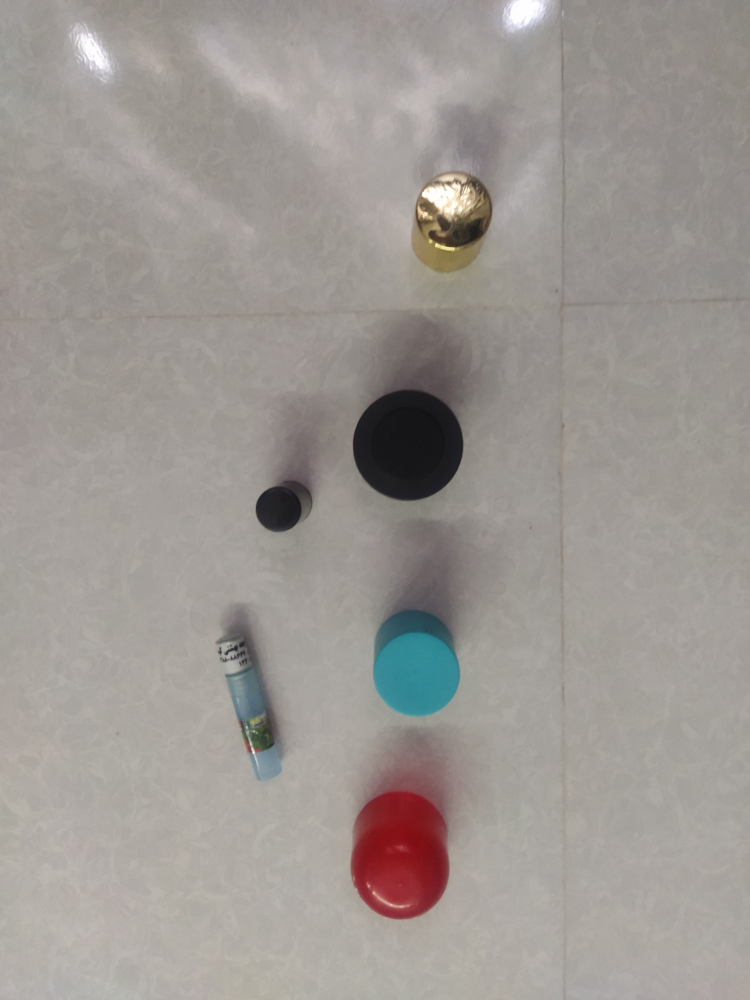
#> input picture pptObjectPlacement/img samples/03.jpg, 3000 x 4000 px, given in place of the camera (shown at 1/4 size)
$ python main.py
#> lines starting #> are read from the running program, lines starting #| are printed output that depends on the picture; after the words box and inside, x2 and y2 are one past the last pixel; in counts of white or black regions, pixels touching at a corner belong together
from matplotlib import pyplot as plt
import time
import cv2
import numpy as np

def preprocess_frame(frame):
    frame = cv2.flip(frame, 1)
    frame = cv2.cvtColor(frame, cv2.COLOR_BGR2GRAY)
    #return cv2.resize(frame, (1920, 1080), interpolation= cv2.INTER_AREA)
    return frame

def median_adaptive_th(frame):
    #blur = cv2.fastNlMeansDenoising(frame, 7, 21)
    blur = cv2.medianBlur(frame, 11)
    #blur = cv2.GaussianBlur(frame, (7, 7), 13)
    median_adaptive_th = cv2.adaptiveThreshold(blur, 255, cv2.ADAPTIVE_THRESH_GAUSSIAN_C,
                                    cv2.THRESH_BINARY, 11, 7)
    return median_adaptive_th

def median_th(frame):
    blur = cv2.medianBlur(frame, 11)
    median_th =  cv2.threshold(blur, 100, 255,
                                    cv2.THRESH_BINARY+cv2.THRESH_OTSU)[1]
    return median_th

def get_contours(frame):
    contours, _ = cv2.findContours(frame, cv2.RETR_TREE, cv2.CHAIN_APPROX_SIMPLE)
    return contours

def draw_contour(frame, contours):
    for cont in contours:
        cv2.drawContours(frame, cont, -1, (255, 0, 255), 2)
        (x,y,w,h) = cv2.boundingRect(cont)
        cv2.rectangle(frame, (x, y), (x+w, y+h), (10,0,10), 2)
    return frame


try:
    cap = cv2.VideoCapture(0)
    #cap.set(3, 1920)
    #cap.set(4, 1080)
except:
    print("Can't read video frame.")

while True:
#---------- BEGINING TO READ
    _, frame = cap.read()
#> frame is the input picture: shape (4000, 3000, 3); mean B, G, R 147.2, 151.7, 157.3

    # -- -- -- BEGINING TO DO COMPUTING ON FRAMES
    begin = time.time()

    # -- -- -- create a copy from original frame  for illustration purposes
    original_frame = cv2.flip(frame.copy() ,1)
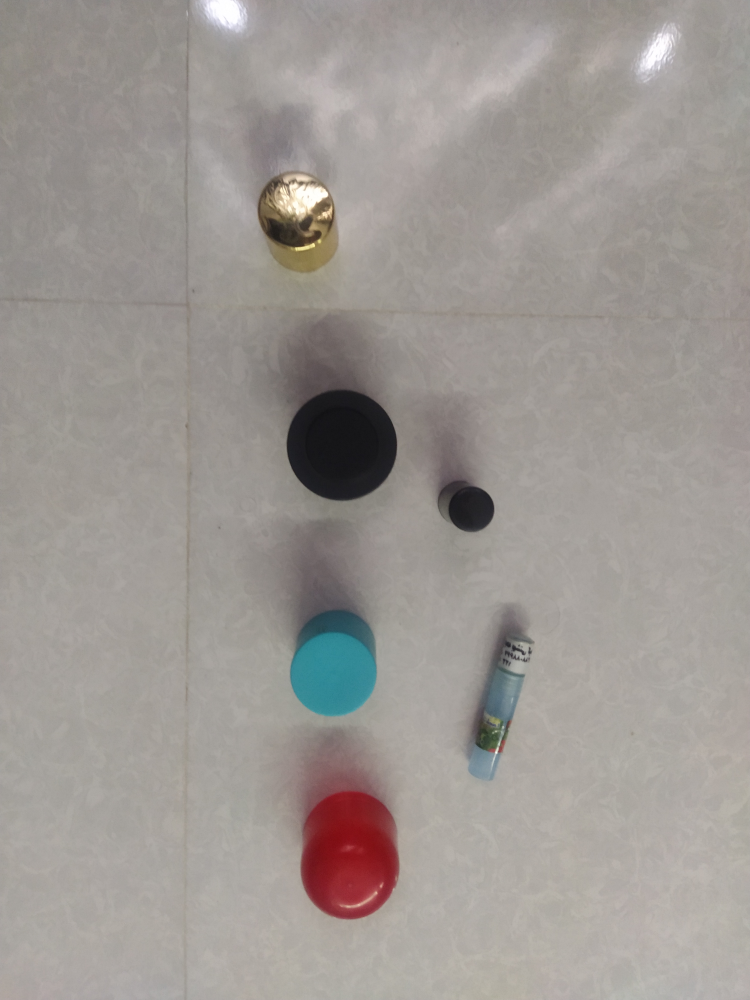
#> original_frame: shape (4000, 3000, 3) (shown at 1/4 size); mean B, G, R 147.2, 151.7, 157.3

    # -- -- -- preprocess frames (fliping, bgr2gray, resize)
    frame = preprocess_frame(frame)
#> in preprocess_frame, `frame = cv2.cvtColor(frame, cv2.COLOR_BGR2GRAY)`:
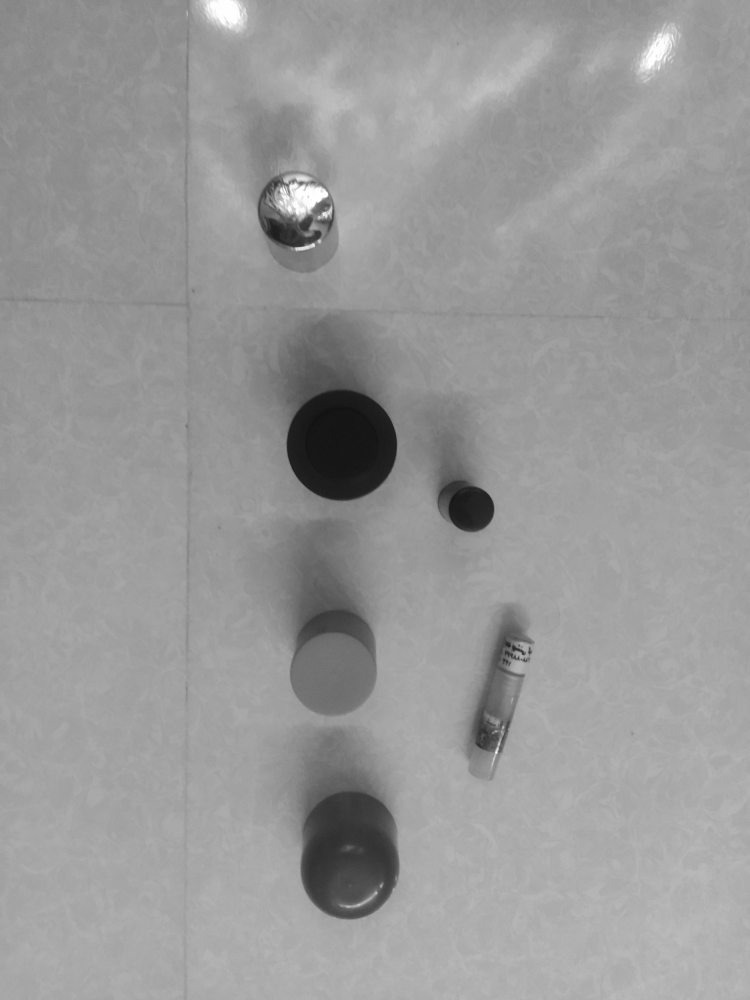
#> frame: shape (4000, 3000) (shown at 1/4 size); min 13, max 255, mean 152.8

    # -- -- -- blur the frame and get a threshold
    threshold = median_th(frame)
#> in median_th, `median_th =  cv2.threshold(blur, 100, 255, cv2.THRESH_BINARY+cv2.THRES..`:
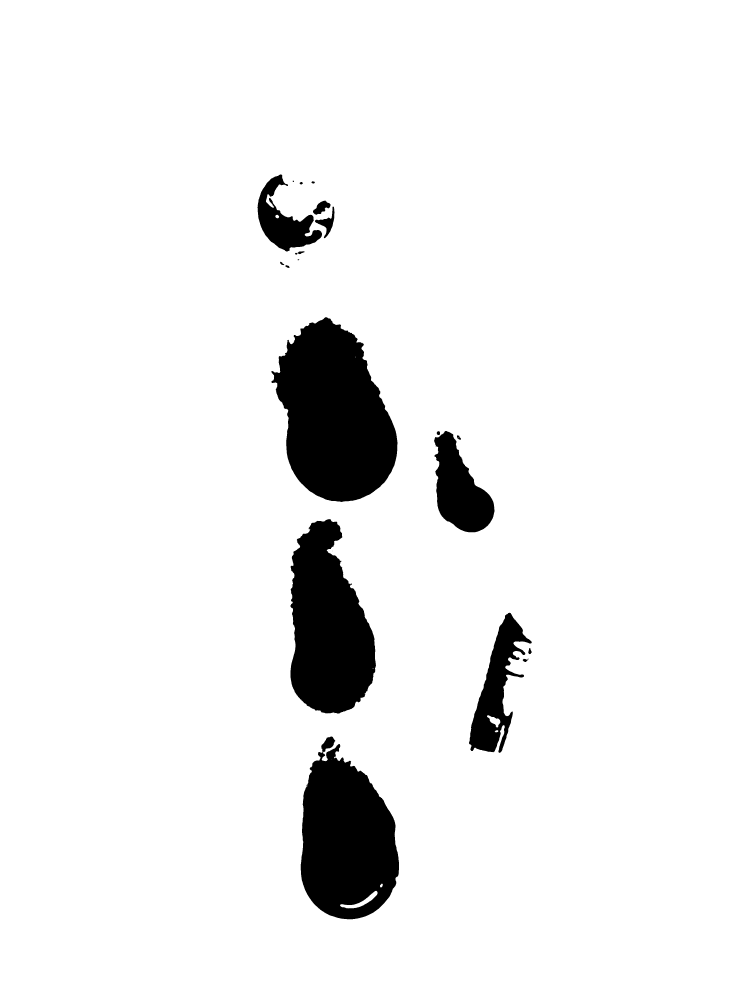
#> median_th: shape (4000, 3000) (shown at 1/4 size); 93.4% white; 23 black regions (5 under 20 px)
    #threshold = median_adaptive_th(frame)
    #cv2.imshow("Threshold", threshold)

    # -- -- -- extract contours from the thresholded frame
    #cntrs = get_contours(median_threshold)
    cntrs = get_contours(threshold)
#> in get_contours, `contours, _ = cv2.findContours(frame, cv2.RETR_TREE, cv2.CHAIN_APPROX_..`: contours = 38 contours, 13 with area under 20; largest, box (x1, y1, x2, y2) and area: (0, 0, 3000, 4000) 11993001, (1084, 1268, 1591, 2009) 255367, (1202, 2945, 1597, 3678) 205290, (1161, 2075, 1505, 2855) 190148, (1875, 2450, 2128, 3012) 57275
#> cntrs has the same summary as contours in get_contours

    # -- -- -- draw contours on the original frame
    original_frame = draw_contour(original_frame, cntrs)
#> the loop in draw_contour, `for cont in contours:` made 38 passes
#> (x, y, w, h) on passes 2, 3, 4, 6, 8, 9, 10, 11, 12, 13, 14, 16: (1202, 2945, 395, 733), (1360, 3563, 150, 71), (1520, 3534, 11, 16), (1229, 3140, 1, 1), (1325, 3039, 1, 1), (1290, 3011, 1, 1), (2090, 2633, 25, 16), (2112, 2592, 16, 26), (1875, 2450, 253, 562), (1979, 2921, 14, 8), (1948, 2861, 53, 49), (1329, 2202, 3, 4)
#> (cont, x, y, w, h) on passes 1, 5, 7, 15, 19, 21: ([[0, 0], [0, 3999], [2999, 3999], [2999, 0]], 0, 0, 3000, 4000), ([[1229, 3143], [1229, 3144], [1230, 3144], [1230, 3143]], 1229, 3143, 2, 2), ([[1273, 3043], [1276, 3043]], 1273, 3043, 4, 1), ([[1364, 2243], [1365, 2242], [1366, 2243], [1365, 2244]], 1364, 2242, 3, 3), ([[1402, 2337], [1403, 2337]], 1402, 2337, 2, 1), ([[1832, 1748], [1836, 1748]], 1832, 1748, 5, 1)

    # -- -- -- loop through contours and create a mask of True(s) and Flase(s)
    mask = np.ones(original_frame.shape[:2], dtype="uint8") * 255
    for cont in cntrs:
        mask = cv2.drawContours(mask, [cont], -1, 0, -1)
#> this loop made 38 passes
#> cont on passes 1, 5, 6, 7, 8, 9, 15, 19, 21, 25: [[0, 0], [0, 3999], [2999, 3999], [2999, 0]], [[1229, 3143], [1229, 3144], [1230, 3144], [1230, 3143]], [[1229, 3140]], [[1273, 3043], [1276, 3043]], [[1325, 3039]], [[1290, 3011]], [[1364, 2243], [1365, 2242], [1366, 2243], [1365, 2244]], [[1402, 2337], [1403, 2337]], [[1832, 1748], [1836, 1748]], [[1423, 1426], [1423, 1430]]

    cv2.imshow("mask", mask)


#---------- END OF FRAME COMPUTING PART
    end = time.time()
    fps = 1 /(end-begin)
    cv2.putText(original_frame, f"fps:{int(fps)}", (5, 30), cv2.FONT_HERSHEY_SIMPLEX, 1, (20,20,20), 2)
    cv2.imshow("feed", original_frame)
    if cv2.waitKey(5) & 0xFF == ord('q'):
#> (key q is pressed here)
        break
